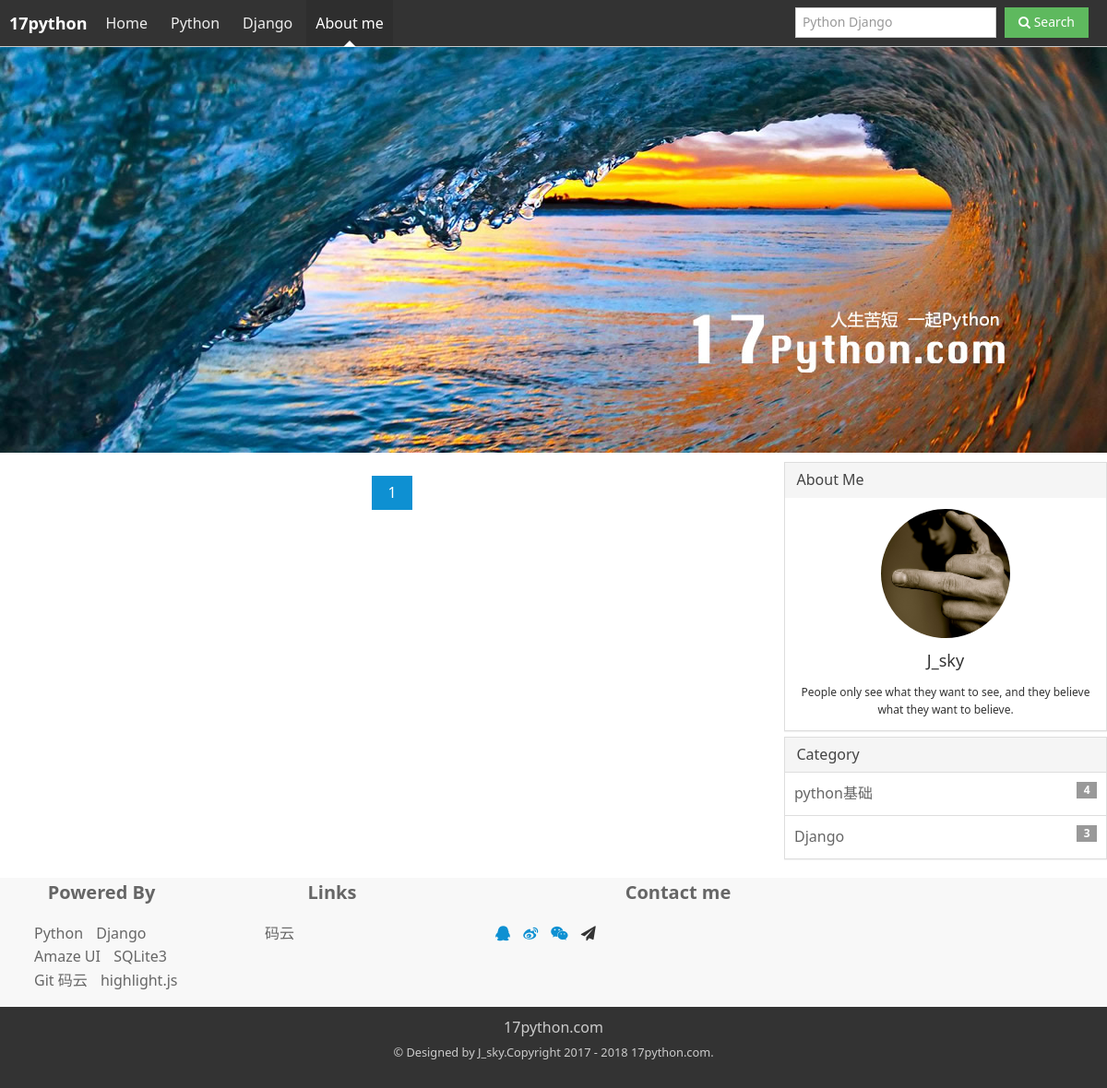
Page /?c=6 on the earlier database version.
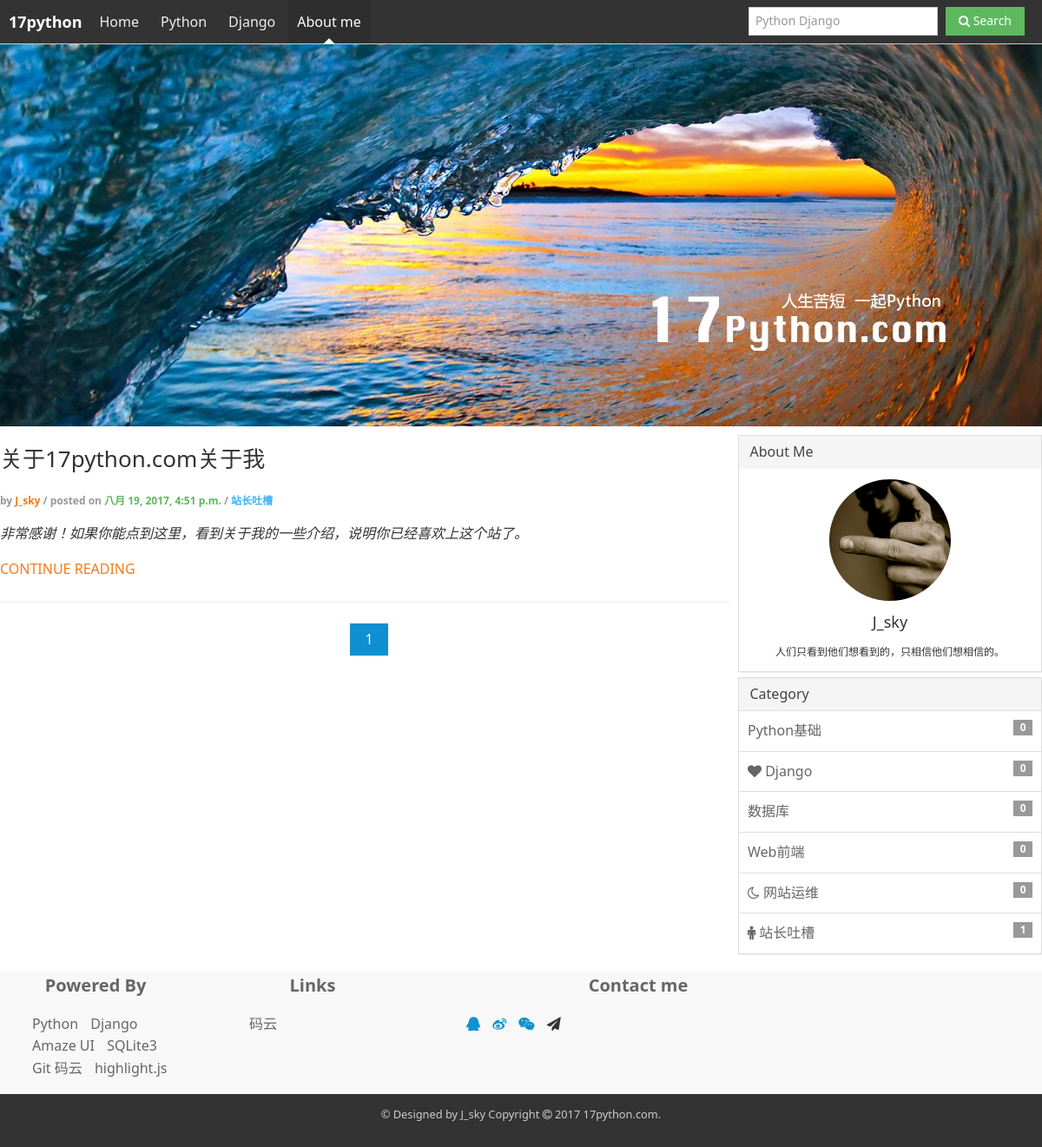
Same page on the later database version.
### blog/models.py (models this page shows, shortened)
class UserProfile(AbstractUser):
    user_nick_name = models.CharField(max_length=24, verbose_name=u'用户昵称', default="")
    user_gender = models.CharField(max_length=10, choices=(("1",u"男"),("0","女")), default="1", verbose_name=u"性别选择")
    user_birday = models.DateField(verbose_name=u"用户生日", null=True, blank=True)
    user_mobile = models.CharField(max_length=11, null=True, blank=True,verbose_name=u'电话号码')
    user_address = models.CharField(max_length=200, verbose_name=u"用户地址", default='')
    user_detail = models.CharField(max_length=200, verbose_name=u"个人简介", default='')
    user_image = models.ImageField(upload_to="image/user/%Y/%m", default="image/user/default.png", max_length=100, verbose_name=u"用户头像")
    class Meta:
        verbose_name=u'用户表'
        verbose_name_plural = verbose_name

class Category(models.Model):
    category_name = models.CharField(max_length=20, verbose_name=u'分类名称', default='')
    category_detail = models.CharField(max_length=100, verbose_name=u'分类介绍', default='')
    category_icon = models.CharField(max_length=100, verbose_name=u'分类图标', default='')
    category_sort_id = models.IntegerField(verbose_name=u'分类排序', default=1)
    class Meta:
        verbose_name = u'博客分类'
        verbose_name_plural = verbose_name
    def __str__(self):
        return self.category_name

class Siteinfo(models.Model):
    site_name = models.CharField(max_length=20, verbose_name=u'站点名称', default='')
    site_detail = models.CharField(max_length=100, verbose_name=u'站点介绍', default='')
    site_user = models.ForeignKey(UserProfile, verbose_name=u'管理员', null=True, blank=True)
    site_footer = models.TextField(verbose_name=u'站点底部代码', default='')
    site_logo = models.ImageField(upload_to="image/site/", default="image/site/default.png", max_length=100, verbose_name=u"站点logo")
    site_topimage = models.ImageField(upload_to="image/site/", default="image/site/topbg.jpg", max_length=100, verbose_name=u"顶部大图")
    class Meta:
        verbose_name = u'网站信息'
        verbose_name_plural = verbose_name

class Article(models.Model):
    article_title = models.CharField(max_length=50, verbose_name=u'日志标题', default='')
    article_synopsis = models.TextField(verbose_name=u'日志简介', default='')
    article_image = models.ImageField(upload_to="image/article/%Y/%m", default="image/article/default.png", max_length=100, verbose_name=u"文章配图")
    article_user = models.ForeignKey(UserProfile, verbose_name=u'文章作者', null=True, blank=True)
    article_category = models.ForeignKey(Category, verbose_name=u'所属分类', null=True, blank=True)
    article_tag = models.CharField(max_length=50, verbose_name=u'日志标签', default='')
    article_content = models.TextField(verbose_name=u'博客正文', default='')
    article_type = models.CharField(max_length=10, choices=(("0",u"草稿"),("1","软删除"),("2","正常")), default="0", verbose_name=u"文章类别")
    article_click = models.PositiveIntegerField(verbose_name=u'文章点击量', default=0)
    article_up = models.CharField(max_length=10, choices=(("1",u"置顶"),("0","取消置顶")), default="0", verbose_name=u"文章置顶")
    article_support= models.CharField(max_length=10, choices=(("1",u"推荐"),("0","取消推荐")), default="0", verbose_name=u"文章推荐")
    article_create_time= models.DateTimeField(verbose_name=u'创建时间',  auto_now_add=True)
    article_update_time= models.DateTimeField(verbose_name=u'更新时间',  auto_now=True)
    class Meta:
        verbose_name=u'文章表'
        verbose_name_plural = verbose_name

### blog/views.py (the view)
# urls.py: url(r'^$', bloglist, name=''),
def bloglist(request):
    articles = Article.objects.filter(article_type='2').order_by('-article_create_time')
    page_number = int(request.GET.get('p', '1'))#获取当前页码，用来控制翻页中当前页码的class="{% if p == page_number %}am-active {% endif %}"
    c =request.GET.get('c', '')#分类
    s = ''#搜索关键字
    t = ''#TAG关键字
    if request.method == 'GET':
        form = Searchform(request.GET)
        if form.is_valid():
            s =request.GET.get('s')
    if request.method == 'GET':
        form = Tagform(request.GET)
        if form.is_valid():
            t =request.GET.get('t')
    if c:
        articles = articles.filter(article_category=c, article_type='2').order_by('-article_create_time')
    elif s:
        articles = articles.filter(Q(article_title__contains=s)|Q(article_content__contains=s),article_type='2').order_by('-article_create_time')
    elif t:
        articles = articles.filter(article_tag__contains=t, article_type='2').order_by('-article_create_time')#name__contains 模糊查找字段
    paginator = Paginator(articles, 5) # 第二个参数是每页显示的数量
    page = request.GET.get('p')          # 获取URL参数中的page number
    try:
        contacts = paginator.page(page)
    except PageNotAnInteger:                # 若不是整数则跳到第一页
        contacts = paginator.page(1)
    except EmptyPage:                       # 若超过了则最后一页
        contacts = paginator.page(paginator.num_pages)
    page_url = request.get_full_path()
    userinfo = UserProfile.objects.get(pk=1)#站长资料
    categorys = Category.objects.all()#获取所有分类
    siteinfo = Siteinfo.objects.get(pk=1)#获取站点信息
    return render(request, 'blog/list.html', {'articles':articles,
                                    'userinfo':userinfo,
                                    'categorys':categorys,
                                    'siteinfo':siteinfo,
                                    'contacts':contacts,
                                    'c':c,
                                    's':s,
                                    'page_url':page_url,
                                    'page_number':page_number,
                                    'form':form})

### blog/forms.py
class Tagform(forms.Form):
    t = forms.CharField(max_length=20)

### blog/templatetags/mytags.py (called while the page is built)
@register.filter
def toMarkdown(str):
    return markdown(str)

@register.filter
def cat_count(cat_id):
    return Article.objects.filter(article_category=cat_id).count()

### templates/blog/list.html (shortened to what this page needs)
{% extends 'base.html' %}
{% load mytags %}
{% block nav %}
      <li class="{% if page_url == '/' %}am-active{% endif %}"><a href="{% url '' %}">Home</a></li>
      <li class="{% if page_url == '/?c=1' %}am-active{% endif %}"><a href="{% url '' %}?c=1">Python</a></li>
      <li class="{% if page_url == '/?c=2' %}am-active{% endif %}"><a href="{% url '' %}?c=2">Django</a></li>
      <li class="{% if page_url == '/?c=6' %}am-active{% endif %}"><a href="{% url '' %}?c=6">About me</a></li>
{% endblock nav %}
{% block article %}
{% for article in contacts %}
<article class="blog-main">
      <h3 class="am-article-title blog-title">
        <a href="/blog/{{ article.id }}">{{ article.article_title }}</a>
      </h3>
      <h4 class="am-article-meta blog-meta">by <a href="" class="am-text-warning">{{ article.article_user.user_nick_name }}</a>
         / posted on<span class="am-text-success"> {{ article.article_create_time }} </span>
       / <a href="{% url '' %}?c={{ article.article_category.id}}" class="am-text-secondary">{{ article.article_category }}</a>
      </h4>
      <div class="blog-content">
       {% autoescape off %}
        {{ article.article_synopsis|toMarkdown }}
       {% endautoescape %}
      </div>
 </article>
<a href="/blog/{{ article.id }}" class="am-text-warning">CONTINUE READING</a>
  <hr class="am-article-divider blog-hr">
{% endfor %}
<div class="am-pagination am-pagination-centered">
        {% for p in contacts.paginator.page_range %}
           <li class="{% if p == page_number %}am-active{% endif %}"><a href="?{% if c != '' %}c={{ c }}&{% endif %}{% if s != '' %}s={{ s }}&{% endif %}p={{ p }}">{{ p }}</a></li>
        {% endfor %}
</div>
{% endblock %}
{% block me %}
      <section class="am-panel am-panel-default">
        <div class="am-panel-hd">About Me</div>
        <div class="am-panel-bd">
          <div class="avatar">
            <img class="am-circle am-center" src="{% url 'media' userinfo.user_image %}" width="140" height="140"/>
          </div>
          <div class="am-text-center am-text-lg nick-name">{{ userinfo.user_nick_name }}</div>
          <div class="am-text-center am-text-xs ">{{ userinfo.user_detail }}</div>
        </div>
      </section>
{% endblock %}
{% block category %}
<section class="am-panel am-panel-default blog-cat">
        <div class="am-panel-hd">Category</div>
        <ul class="am-list am-list-border">
          {% for c in categorys %}
          <li>
            <a class="am-link-muted" href="{% url '' %}?c={{ c.id }}">
            <i class="{{ c.category_icon }}"></i>
            {{ c.category_name }}
           <span class="am-badge am-align-right">{{ c.id|cat_count  }}</span>
          </a>
          </li>
          {% endfor %}
        </ul>
      </section>
{% endblock %}
{% block footer %}
  {% autoescape off %}
    {{ siteinfo.site_footer }}
  {% endautoescape %}
{% endblock %}

Differences in the rows shown:
added Article: article_title "关于17python.com关于我", article_user.user_nick_name "J_sky", article_create_time "八月 19, 2017, 4:51 p.m.", article_category "站长吐槽", article_synopsis|toMarkdown "非常感谢！如果你能点到这里，看到关于我的一些介绍，说明你已经喜欢上这个站了。"
changed UserProfile "J_sky": user_detail "People only see what they want to see, and they believe what they want to believe." → "人们只看到他们想看到的，只相信他们想相信的。"
changed Category: category_name "python基础" → "Python基础"; id|cat_count "4" → "0"
changed Category "Django": category_icon empty → "am-icon-heart am-danger" (drawn); id|cat_count "3" → "0"
added Category: category_name "数据库", id|cat_count "0"
added Category: category_name "Web前端", id|cat_count "0"
added Category: category_name "网站运维", id|cat_count "0"
added Category: category_name "站长吐槽", id|cat_count "1"
changed Siteinfo: site_footer "17python.com © Designed by J_sky.Copyright 2017 - 2018 17python.com." → "© Designed by J_sky Copyright 2017 17python.com."
